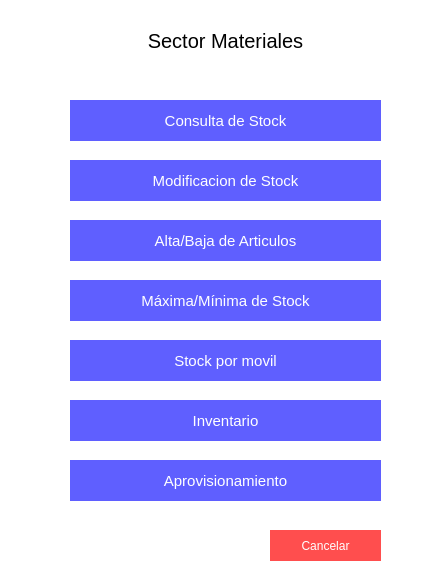
<?xml version="1.0" encoding="UTF-8"?>
<ui version="4.0">
 <class>Form</class>
 <widget class="QWidget" name="Form">
  <property name="geometry">
   <rect>
    <x>0</x>
    <y>0</y>
    <width>448</width>
    <height>581</height>
   </rect>
  </property>
  <property name="windowTitle">
   <string>Form</string>
  </property>
  <property name="styleSheet">
   <string notr="true">background-color:white;</string>
  </property>
  <widget class="QPushButton" name="pushButton_4">
   <property name="geometry">
    <rect>
     <x>70</x>
     <y>280</y>
     <width>311</width>
     <height>41</height>
    </rect>
   </property>
   <property name="styleSheet">
    <string notr="true">background-color:#5f5fff;
color:white;
border:none;
font-size:15px;</string>
   </property>
   <property name="text">
    <string>Máxima/Mínima de Stock</string>
   </property>
   <property name="iconSize">
    <size>
     <width>16</width>
     <height>20</height>
    </size>
   </property>
   <property name="flat">
    <bool>false</bool>
   </property>
  </widget>
  <widget class="QPushButton" name="pushButton_3">
   <property name="geometry">
    <rect>
     <x>70</x>
     <y>220</y>
     <width>311</width>
     <height>41</height>
    </rect>
   </property>
   <property name="styleSheet">
    <string notr="true">background-color:#5f5fff;
color:white;
border:none;
font-size:15px;</string>
   </property>
   <property name="text">
    <string>Alta/Baja de Articulos</string>
   </property>
   <property name="iconSize">
    <size>
     <width>16</width>
     <height>20</height>
    </size>
   </property>
   <property name="flat">
    <bool>false</bool>
   </property>
  </widget>
  <widget class="QPushButton" name="pushButton_8">
   <property name="geometry">
    <rect>
     <x>270</x>
     <y>530</y>
     <width>111</width>
     <height>31</height>
    </rect>
   </property>
   <property name="styleSheet">
    <string notr="true">color:white;
background-color:#ff4e4e;
border:none;</string>
   </property>
   <property name="text">
    <string>Cancelar</string>
   </property>
  </widget>
  <widget class="QPushButton" name="pushButton_6">
   <property name="geometry">
    <rect>
     <x>70</x>
     <y>400</y>
     <width>311</width>
     <height>41</height>
    </rect>
   </property>
   <property name="styleSheet">
    <string notr="true">background-color:#5f5fff;
color:white;
border:none;
font-size:15px;</string>
   </property>
   <property name="text">
    <string>Inventario</string>
   </property>
   <property name="iconSize">
    <size>
     <width>16</width>
     <height>20</height>
    </size>
   </property>
   <property name="flat">
    <bool>false</bool>
   </property>
  </widget>
  <widget class="QPushButton" name="pushButton">
   <property name="geometry">
    <rect>
     <x>70</x>
     <y>100</y>
     <width>311</width>
     <height>41</height>
    </rect>
   </property>
   <property name="styleSheet">
    <string notr="true">background-color:#5f5fff;
color:white;
border:none;
font-size:15px;</string>
   </property>
   <property name="text">
    <string>Consulta de Stock</string>
   </property>
   <property name="iconSize">
    <size>
     <width>16</width>
     <height>20</height>
    </size>
   </property>
   <property name="flat">
    <bool>false</bool>
   </property>
  </widget>
  <widget class="QPushButton" name="pushButton_2">
   <property name="geometry">
    <rect>
     <x>70</x>
     <y>160</y>
     <width>311</width>
     <height>41</height>
    </rect>
   </property>
   <property name="styleSheet">
    <string notr="true">background-color:#5f5fff;
color:white;
border:none;
font-size:15px;</string>
   </property>
   <property name="text">
    <string>Modificacion de Stock</string>
   </property>
   <property name="iconSize">
    <size>
     <width>16</width>
     <height>20</height>
    </size>
   </property>
   <property name="flat">
    <bool>false</bool>
   </property>
  </widget>
  <widget class="QPushButton" name="pushButton_7">
   <property name="geometry">
    <rect>
     <x>70</x>
     <y>460</y>
     <width>311</width>
     <height>41</height>
    </rect>
   </property>
   <property name="styleSheet">
    <string notr="true">background-color:#5f5fff;
color:white;
border:none;
font-size:15px;</string>
   </property>
   <property name="text">
    <string>Aprovisionamiento</string>
   </property>
   <property name="iconSize">
    <size>
     <width>16</width>
     <height>20</height>
    </size>
   </property>
   <property name="flat">
    <bool>false</bool>
   </property>
  </widget>
  <widget class="QPushButton" name="pushButton_5">
   <property name="geometry">
    <rect>
     <x>70</x>
     <y>340</y>
     <width>311</width>
     <height>41</height>
    </rect>
   </property>
   <property name="styleSheet">
    <string notr="true">background-color:#5f5fff;
color:white;
border:none;
font-size:15px;</string>
   </property>
   <property name="text">
    <string>Stock por movil</string>
   </property>
   <property name="iconSize">
    <size>
     <width>16</width>
     <height>20</height>
    </size>
   </property>
   <property name="flat">
    <bool>false</bool>
   </property>
  </widget>
  <widget class="QLabel" name="label">
   <property name="geometry">
    <rect>
     <x>110</x>
     <y>20</y>
     <width>231</width>
     <height>41</height>
    </rect>
   </property>
   <property name="styleSheet">
    <string notr="true">font-size:20px;
</string>
   </property>
   <property name="text">
    <string>Sector Materiales</string>
   </property>
   <property name="alignment">
    <set>Qt::AlignCenter</set>
   </property>
  </widget>
 </widget>
 <resources/>
 <connections/>
</ui>
